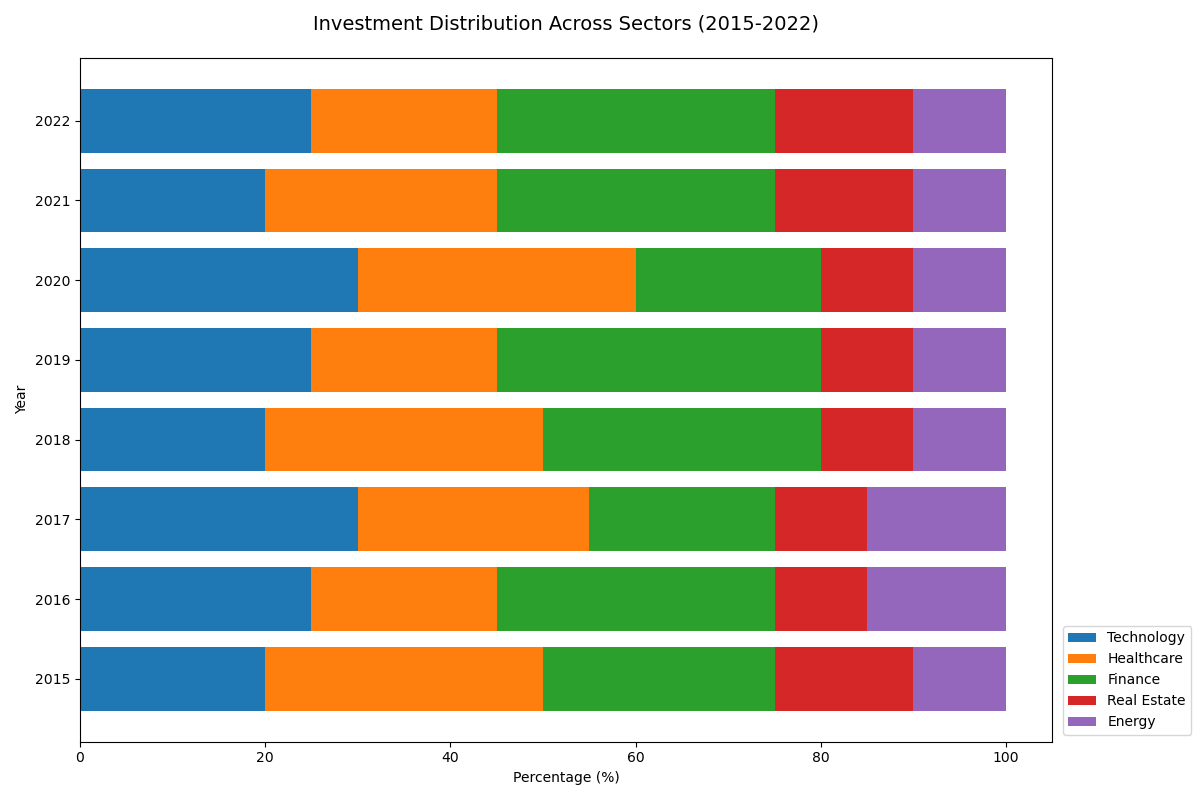

Write the Python code that produced this figure.

import matplotlib.pyplot as plt
import pandas as pd

# Data
data = {
    'Year': [2015, 2016, 2017, 2018, 2019, 2020, 2021, 2022],
    'Technology': [20, 25, 30, 20, 25, 30, 20, 25],
    'Healthcare': [30, 20, 25, 30, 20, 30, 25, 20],
    'Finance': [25, 30, 20, 30, 35, 20, 30, 30],
    'Real Estate': [15, 10, 10, 10, 10, 10, 15, 15],
    'Energy': [10, 15, 15, 10, 10, 10, 10, 10]
}

df = pd.DataFrame(data)

# Plotting
fig, ax = plt.subplots(figsize=(12, 8))

# Stacked horizontal bar plot
years = df['Year']
categories = ['Technology', 'Healthcare', 'Finance', 'Real Estate', 'Energy']
colors = ['#1f77b4', '#ff7f0e', '#2ca02c', '#d62728', '#9467bd']

bottom = [0] * len(df)
for category, color in zip(categories, colors):
    values = df[category]
    ax.barh(years, values, left=bottom, label=category, color=color)
    bottom = [i+j for i, j in zip(bottom, values)]

# Title and labels
ax.set_title('Investment Distribution Across Sectors (2015-2022)', fontsize=14, pad=20)
ax.set_xlabel('Percentage (%)')
ax.set_ylabel('Year')
ax.legend(loc='lower right', bbox_to_anchor=(1.15, 0))

# Display the plot
plt.tight_layout()
plt.show()
